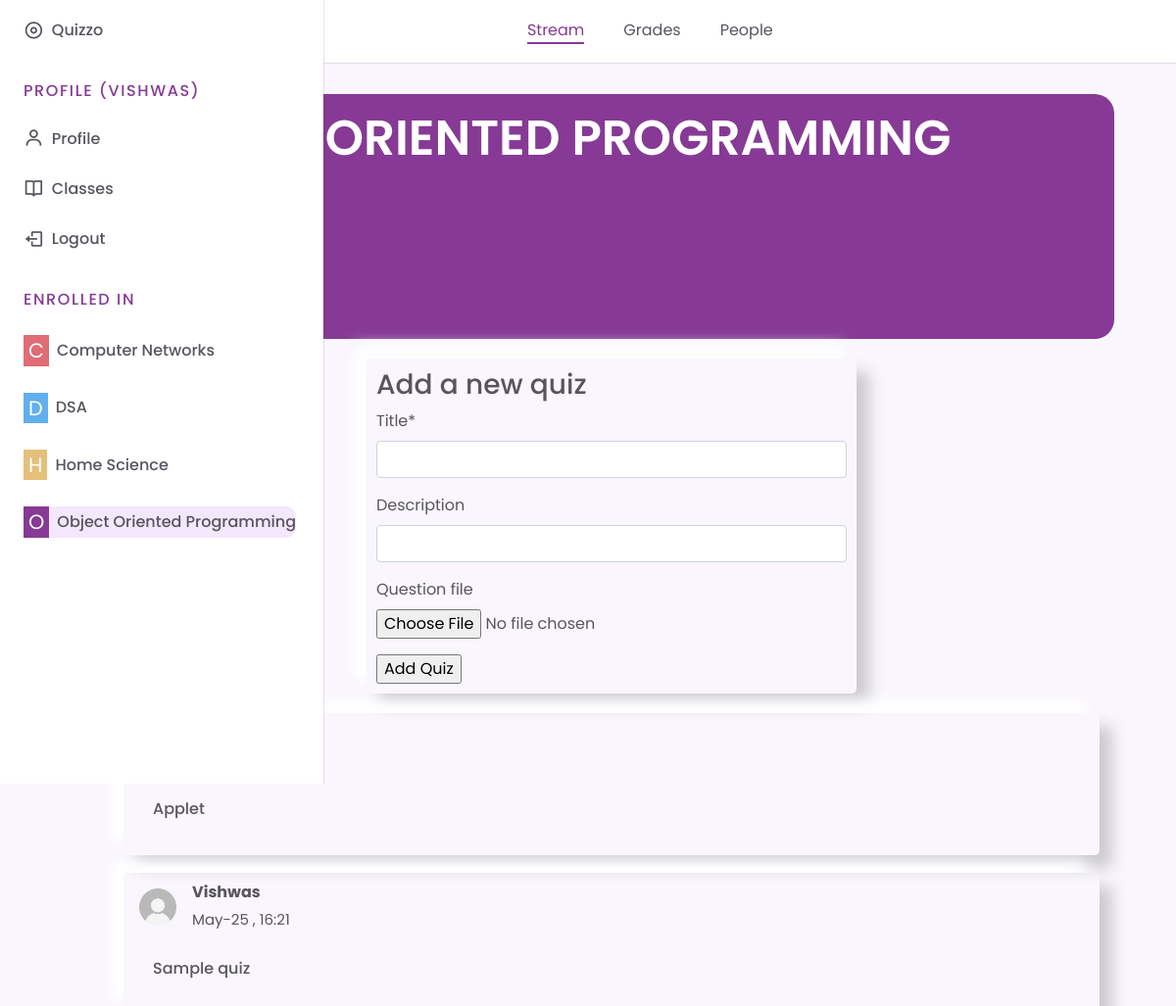
The page /subject/object-oriented-programming/ (signed in) on the database its author committed.
### quizapp/models.py (models this page shows, shortened)
class Subject(models.Model):
    COLOR_CHOICES = [
        ("#E06C75", "RED"),
        ("#E5C07B", "YELLOW"),
        ("#98C379", "GREEN"),
        ("#61AFEF", "BLUE"),
        ("#863A95", "PURPLE"),
    ]
    name = models.CharField(max_length=256, primary_key=True)
    color = models.CharField(max_length=20, choices=COLOR_CHOICES, default="#863A95")
    slug = models.SlugField(unique=True)

class Quiz(models.Model):
    teacher = models.ForeignKey(
        Teacher, on_delete=models.CASCADE, related_name="quizzes"
    )
    subject = models.ForeignKey(
        Subject, on_delete=models.CASCADE, related_name="quizzes"
    )
    title = models.CharField(max_length=256)
    description = models.CharField(max_length=300, blank=True, null=True)
    created_time = models.DateTimeField(auto_now_add=True)
    question_file = models.FileField(upload_to="question_files/", blank=True, null=True)
    avg_score = models.FloatField(default=None, blank=True, null=True)

class Teacher(models.Model):
    user = models.OneToOneField(
        MyUser, on_delete=models.CASCADE, related_name="teacher"
    )
    subjects = models.ManyToManyField(Subject, related_name="teachers", blank=True)

class MyUser(AbstractUser):
    email = models.EmailField(max_length=264)
    profile_pic = models.ImageField(upload_to="profile_pics/", blank=True, null=True)
    is_student = models.BooleanField(default=False)
    is_teacher = models.BooleanField(default=False)

### quizapp/views.py (the view, shortened to what this page needs)
# urls.py: path('subject/<slug:subject_slug>/',views.show_subject,name='subject'),
@login_required(login_url="login")
def show_subject(request, subject_slug):
    user = request.user
    quizform = None
    subject = Subject.objects.get(slug=subject_slug)
    quizzes = Quiz.objects.filter(subject=subject).order_by("-created_time")
    subjects = getSubjects(user)
    if user.is_teacher:
        quizform = QuizForm()
    if subject not in subjects:
        return redirect("index")
    context = {
        "subject": subject,
        "subjects": subjects,
        "quizzes": quizzes,
        "quizform": quizform,
    }
    return render(request, "quizapp/subject.html", context)

### quizapp/forms.py
class QuizForm(forms.ModelForm):
    class Meta:
        model = Quiz
        fields = ["title", "description", "question_file"]

### quizapp/views.py (called while the page is built)
def getSubjects(user):
    if user.is_student:
        return user.student.subjects.all()
    if user.is_teacher:
        return user.teacher.subjects.all()

### quizapp/templates/quizapp/subject.html (shortened to what this page needs)
<!DOCTYPE html>
{% extends 'quizapp/base.html' %}
{% load static %}
{% load crispy_forms_tags %}
{% block header_contents %}
    <div class="h_contents">
    <a href="{%url 'subject' subject.slug %}" class="h_link current">Stream</a>
    <a href="{%url 'subject_grades' subject.slug  %}" class="h_link">Grades</a>
    <a href="{%url 'subject_people' subject.slug  %}" class="h_link">People</a>
    </div>
{% endblock header_contents %}
{% block subject_list %}
    <div class="nav_items">
        {% for sub in subjects %}
            {% if sub == subject %}
            <a href="{% url 'subject' sub.slug %}"  class="nav_link current_sub">
            {% else %}
            <a href="{% url 'subject' sub.slug %}"  class="nav_link">
            {% endif %}
                <span class="nav_icon" style="background:{{sub.color}};color:white;padding:0 5px;">
                {{ sub.name|slice:"1" }}
                </span>
            </a>
        {% endfor %}
    </div>
{% endblock subject_list %}
{% block body_block %}
    <div class="container mt-4" style="margin-bottom:80px;">
        <div class="subject_header" style="background:{{subject.color}}">
            <h2 class="subject_title">{{subject.name}}</h2>
        </div>
        <div class="container">
            {% if user.is_teacher %}
                <div class="column new_quiz">
                    <h3 class="mb-2">Add a new quiz</h3>
                    <form  class="quizform" action="" method="post" enctype="multipart/form-data">
                        {{quizform|crispy}}
                        <input type="submit" value="Add Quiz">
                    </form>
                </div>
            {% endif %}
            {% for quiz in quizzes %}
                <a href="{% url 'quiz_detail' subject.slug quiz.id%}">
                    <div class="column quiz">
                        <div class="quiz_top mb-2">
                            {% if quiz.teacher.user.profile_pic %}
                                <img src="{{quiz.teacher.user.profile_pic.url}}" class="mini-dp" alt="">
                            {% else %}
                                <img src="/media/profile_pics/default_profile.png" class="mini-dp" alt="">
                            {% endif %}
                            <div clsas="p-1" style="margin-left:10px;">
                                <h6><strong> {{quiz.teacher.user.username|title}} </strong></h6>
                                <p style="margin:0;font-size:15px;">{{quiz.created_time|date:'M-d , H:y'}}</p>
                            </div>
                        </div>
                        <div class="quiz_title_matter"><h6>{{quiz.title}}</h6></div>
                    </div>
                </a>
            {% endfor %}
        </div>
    </div>
{% endblock body_block %}

### quizapp/static/css/base.css (style rules this page uses)
:root { --header-height:3.5rem; --nav-width:330px; --first-color: #6923D0; --first-color-light: #F3E8FD; --title-color:#19181B; --text-color:#58555E; --body-color:#F9F6FD; --container-color: #FFFFFF; --body-font: 'Poppins',sans-serif; --normal-font-size:0.93rem; --small-font-size:0.75rem; --smaller-font-size:0.75rem; --font-medium:500; --font-semi-bold:600; --z-fixed : 100; }
@media screen and (min-width: 1024px) { :root { --normal-font-size:1rem; --small-font-size:0.875rem; --smaller-font-size:0.813rem; } }
*,::before,::after { box-sizing: border-box; }
body { margin:var(--header-height) 0 0 0 ; padding:1rem 1rem 0; font-family : var(--body-font); font-size: var(--normal-font-size); background-color: var(--body-color); color:var(--text-color); }
h3 { margin: 0; }
a,a:hover { text-decoration: none; }
img { max-width: 100%; height:auto; }
.subject_title { color:var(--container-color); }
.nav_list,.nav_items { display:grid; }
.nav_items { row-gap: 1.5rem; font-size: 1rem; }
.nav_link { display: flex; align-items: center; color: var(--text-color); text-decoration: none; }
.nav_icon { font-size:1.2rem; margin-right: .5rem; }
@media screen and (min-width:760px) { body { padding:1rem 3rem 0 6rem; } }
@media screen and (min-width:760px) { .nav_items { row-gap:1.7rem; } }
@media screen and (min-width:760px) { .nav_icon { font-size: 1.3rem; } }

### rows shown on the page
Subject: name "C"
Subject: name "D"
Subject: name "H"
Subject: name "O", name "OBJECT ORIENTED PROGRAMMING"
Quiz: teacher.user.profile_pic (picture), title "Applet"
Quiz: teacher.user.username "Vishwas", created_time "May-25 , 16:21", title "Sample quiz"
